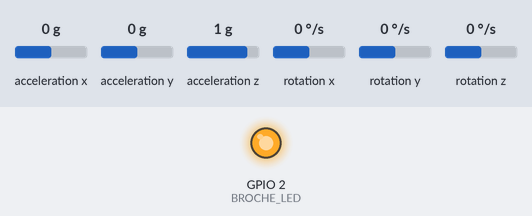
A sketch run on a simulated ESP32. Shown: output pins drawn as LEDs (lit = HIGH). Wiring (inferred from the names in the program): MPU-6050 motion sensor at I2C address 0x68. Inputs (shaded band) come from the test bench; at power-on: acceleration x 0 g, acceleration y 0 g, acceleration z 1 g, rotation x 0 °/s, rotation y 0 °/s, rotation z 0 °/s. What the sketch prints to the serial monitor is not drawn.

Above: at 0.4 s.
At 2.7 s:
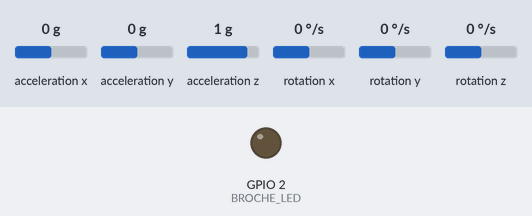
Timing chart, 0 to 4.2 s (numbered marks = the images above):
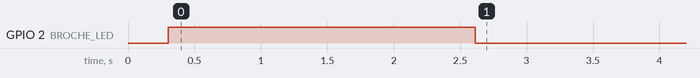

The sketch:

capteur_dips_v1.ino
```cpp
// ============================================================================
// Capteur de dips V1 — enregistreur brut ESP32 + MPU6050 (GY-521)
//
// Rôle volontairement minimal (palier 1 de la doc projet) : lire l'IMU à
// 100 Hz, calibrer le biais gyro au démarrage, et streamer les mesures en CSV
// sur le port série. Tout le calcul de vitesse se fait côté PC en Python
// (analyse/analyse_reps.py) — on portera l'algo en C++ ici quand il sera figé.
//
// Câblage GY-521 -> ESP32 DevKit :
//   VCC -> 3V3, GND -> GND, SDA -> GPIO21, SCL -> GPIO22 (AD0 laissé en l'air)
//
// Sortie série (115200 bauds) : t_ms,ax,ay,az,gx,gy,gz
//   accéléro en m/s², gyro en °/s, lignes de contexte préfixées par '#'
//
// Protocole de mesure : poser/tenir le capteur IMMOBILE pendant les 2 s de
// calibration (LED bleue allumée), puis faire la série. L'immobilité entre les
// reps (verrouillage en haut) sert d'ancre ZUPT à l'algo Python.
// ============================================================================

#include <Wire.h>

// ---- Réglages ---------------------------------------------------------------
#define BROCHE_SDA        21
#define BROCHE_SCL        22
#define BROCHE_LED        2        // LED bleue intégrée du DevKit
#define FREQ_ECH_HZ       100      // fréquence d'échantillonnage
#define N_CALIBRATION     200      // 2 s de calibration à 100 Hz
// #define SORTIE_PLOTTER          // décommenter pour le Serial Plotter Arduino

// ---- Registres MPU6050 (datasheet "MPU-6000/6050 Register Map") -------------
#define MPU_ADRESSE       0x68     // AD0 à la masse
#define REG_SMPLRT_DIV    0x19
#define REG_CONFIG        0x1A
#define REG_GYRO_CONFIG   0x1B
#define REG_ACCEL_CONFIG  0x1C
#define REG_ACCEL_XOUT_H  0x3B
#define REG_PWR_MGMT_1    0x6B
#define REG_WHO_AM_I      0x75

// Échelles : ±8 g -> 4096 LSB/g ; ±500 °/s -> 65.5 LSB/(°/s)
const float ACCEL_M_S2_PAR_LSB = 9.80665f / 4096.0f;
const float GYRO_DPS_PAR_LSB   = 1.0f / 65.5f;

const uint32_t PERIODE_US = 1000000UL / FREQ_ECH_HZ;

float biaisGyro[3] = {0, 0, 0};
uint32_t prochainEchantillonUs = 0;
uint32_t t0Ms = 0;

// ---- Accès I2C bas niveau ---------------------------------------------------
void ecrireRegistre(uint8_t reg, uint8_t valeur) {
  Wire.beginTransmission(MPU_ADRESSE);
  Wire.write(reg);
  Wire.write(valeur);
  Wire.endTransmission();
}

uint8_t lireRegistre(uint8_t reg) {
  Wire.beginTransmission(MPU_ADRESSE);
  Wire.write(reg);
  Wire.endTransmission(false);          // restart, pas de stop
  Wire.requestFrom(MPU_ADRESSE, (uint8_t)1);
  return Wire.read();
}

// Lecture en rafale des 14 octets accel+temp+gyro (big-endian, int16 signés)
void lireIMU(float accel[3], float gyro[3]) {
  uint8_t brut[14];
  Wire.beginTransmission(MPU_ADRESSE);
  Wire.write(REG_ACCEL_XOUT_H);
  Wire.endTransmission(false);
  Wire.requestFrom(MPU_ADRESSE, (uint8_t)14);
  for (int i = 0; i < 14; i++) brut[i] = Wire.read();

  for (int i = 0; i < 3; i++) {
    int16_t a = (int16_t)((brut[2 * i] << 8) | brut[2 * i + 1]);
    int16_t g = (int16_t)((brut[8 + 2 * i] << 8) | brut[9 + 2 * i]);
    accel[i] = a * ACCEL_M_S2_PAR_LSB;
    gyro[i]  = g * GYRO_DPS_PAR_LSB;
  }
}

// ---- Initialisation ---------------------------------------------------------
void setup() {
  Serial.begin(115200);
  pinMode(BROCHE_LED, OUTPUT);
  Wire.begin(BROCHE_SDA, BROCHE_SCL, 400000);   // I2C rapide 400 kHz

  delay(100);
  uint8_t whoami = lireRegistre(REG_WHO_AM_I);
  if (whoami != 0x68) {
    Serial.printf("# ERREUR : MPU6050 introuvable (WHO_AM_I=0x%02X). Verifier cablage SDA=21 SCL=22.\n", whoami);
    while (true) {                        // clignote vite = panne
      digitalWrite(BROCHE_LED, !digitalRead(BROCHE_LED));
      delay(100);
    }
  }

  ecrireRegistre(REG_PWR_MGMT_1, 0x80);   // reset
  delay(100);
  ecrireRegistre(REG_PWR_MGMT_1, 0x01);   // réveil, horloge PLL gyro X (plus stable que l'oscillo interne)
  ecrireRegistre(REG_CONFIG, 0x03);       // filtre passe-bas interne : 44 Hz accel / 42 Hz gyro
  ecrireRegistre(REG_SMPLRT_DIV, 9);      // 1 kHz / (1+9) = 100 Hz
  ecrireRegistre(REG_GYRO_CONFIG, 0x08);  // ±500 °/s
  ecrireRegistre(REG_ACCEL_CONFIG, 0x10); // ±8 g (marge large, un dip reste < 2 g)
  delay(100);

  // Calibration du biais gyro : NE PAS BOUGER pendant que la LED est allumée
  Serial.println("# Calibration gyro : immobile 2 s...");
  digitalWrite(BROCHE_LED, HIGH);
  float accel[3], gyro[3], sommeG[3] = {0, 0, 0}, sommeNormeA = 0;
  for (int n = 0; n < N_CALIBRATION; n++) {
    lireIMU(accel, gyro);
    for (int i = 0; i < 3; i++) sommeG[i] += gyro[i];
    sommeNormeA += sqrtf(accel[0]*accel[0] + accel[1]*accel[1] + accel[2]*accel[2]);
    delay(1000 / FREQ_ECH_HZ);
  }
  for (int i = 0; i < 3; i++) biaisGyro[i] = sommeG[i] / N_CALIBRATION;
  digitalWrite(BROCHE_LED, LOW);

  Serial.printf("# biais gyro (deg/s) : %.3f %.3f %.3f | norme accel au repos : %.3f m/s2\n",
                biaisGyro[0], biaisGyro[1], biaisGyro[2], sommeNormeA / N_CALIBRATION);
  Serial.println("t_ms,ax,ay,az,gx,gy,gz");

  t0Ms = millis();
  prochainEchantillonUs = micros();
}

// ---- Boucle : échantillonnage cadencé à 100 Hz ------------------------------
void loop() {
  // attente active jusqu'au prochain tick (précis, sans dérive cumulative)
  while ((int32_t)(micros() - prochainEchantillonUs) < 0) {}
  prochainEchantillonUs += PERIODE_US;

  float accel[3], gyro[3];
  lireIMU(accel, gyro);
  for (int i = 0; i < 3; i++) gyro[i] -= biaisGyro[i];

#ifdef SORTIE_PLOTTER
  // Vue temps réel dans le Serial Plotter : norme accel - g, et norme gyro
  float normeA = sqrtf(accel[0]*accel[0] + accel[1]*accel[1] + accel[2]*accel[2]);
  float normeG = sqrtf(gyro[0]*gyro[0] + gyro[1]*gyro[1] + gyro[2]*gyro[2]);
  Serial.printf("accel_lin:%.3f,gyro:%.2f\n", normeA - 9.81f, normeG);
#else
  Serial.printf("%lu,%.4f,%.4f,%.4f,%.3f,%.3f,%.3f\n",
                (unsigned long)(millis() - t0Ms),
                accel[0], accel[1], accel[2], gyro[0], gyro[1], gyro[2]);
#endif
}
```
